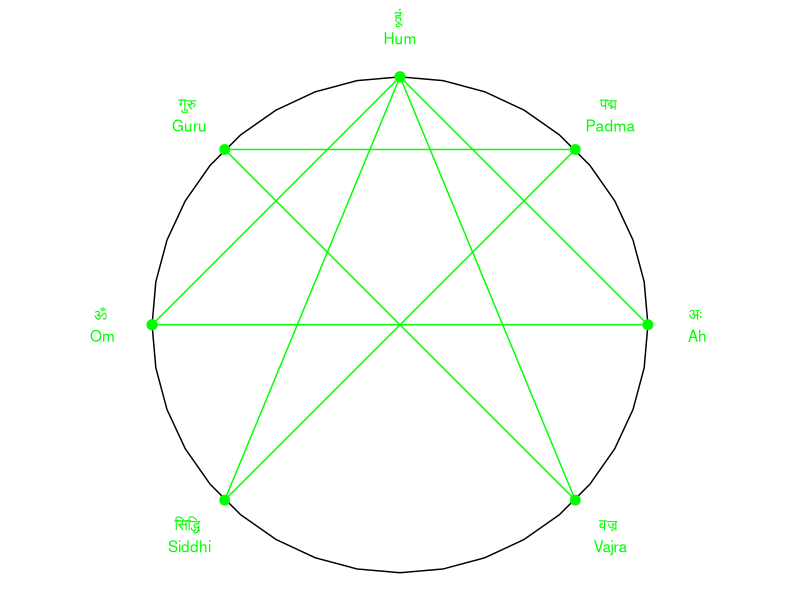
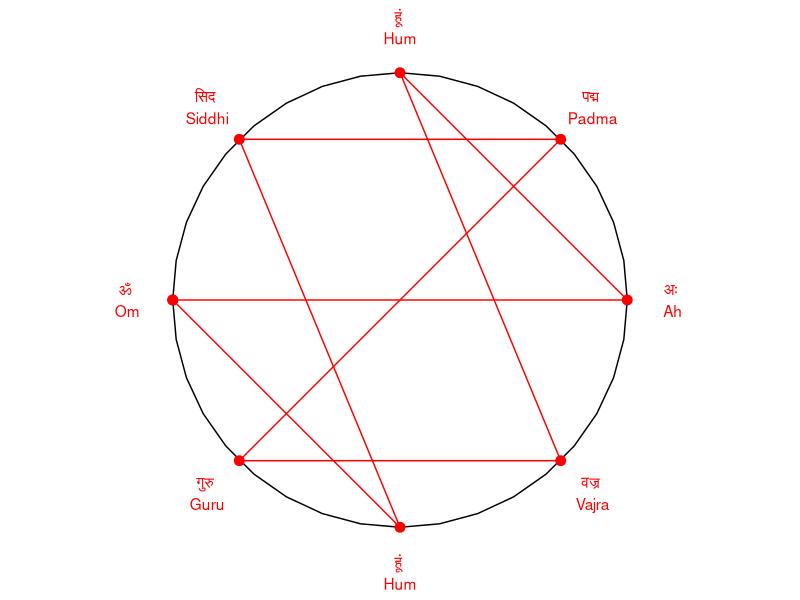
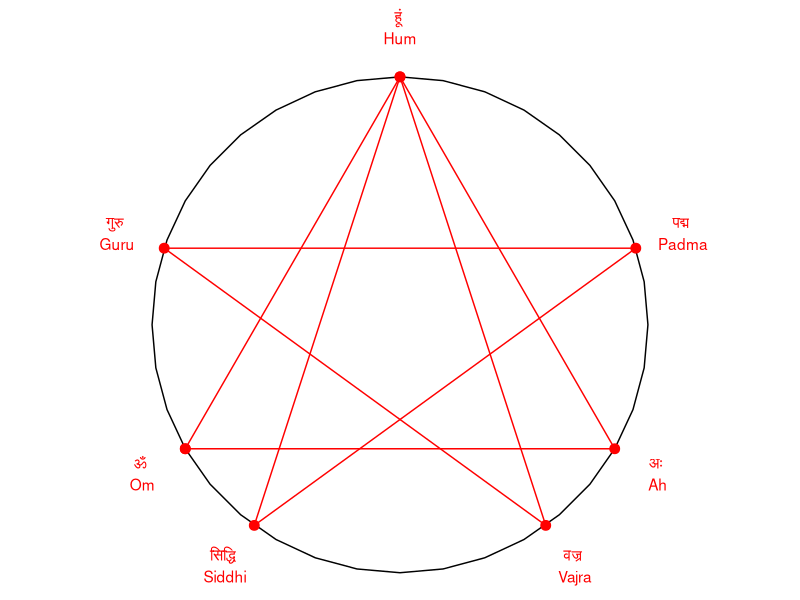

Recreate these plots in R, in order.
# https://github.com/gorodnichy/r101/blob/main/examples/mantra-circle.R

# This code draws a circle, then draws marks (dot and label beside the dot)
# on this circle, then connects using line previous dot in a list  to the next one in the list
# 0 degrees starts from point (0,1) going clockwise.
# These dots(marks) correspond to the words of "Om-ah-hum-vajra-guru-padma-siddhi-hum" mantra.

library(ggplot2)
library(data.table)

my_colour="green"
vajra_mantra_cicle <- function (my_colour="green", reflected=F, equalspacing=F) {

  # Create a data.table to store the information for each mark
  marks_data <- data.table(
    id = 1:9,
    label_eng = c("Om", "Ah", "Hum", "Vajra", "Guru", "Padma", "Siddhi", "", ""),
    label_san = c("ॐ", "अः", "हूं", "वज्र", "गुरु", "पद्म", "सिद्धि", "", ""),
    degrees = c(270, 90, 0, 135, 315, 45, 225, 0, 270)
  )

  if (reflected)
    marks_data <- data.table(
      id = 1:9,
      label_eng = c("Om", "Ah", "Hum", "Vajra", "Guru", "Padma", "Siddhi", "Hum", ""),
      label_san = c("ॐ", "अः", "हूं", "वज्र", "गुरु", "पद्म",       "सिद","हूं",""),
      degrees = c(270, 90, 0, 135, 225, 45, 315, 180, 270)
    )

  marks_data [, label :=   paste0(label_san, " \n", label_eng) ]

  d = 360 / 5
  if (equalspacing)
    marks_data$degrees = c(240, 120, 0, 2*d, 360-d, d, 3*d, 0, 240)

  offset=1.2

  # Function to calculate the coordinates on the circle based on degrees
  get_circle_coordinates <- function(degrees, radius = 1) {
    radians <- (90 - degrees) * pi / 180
    x <- radius * cos(radians)
    y <- radius * sin(radians)
    return(data.table(x = x, y = y))
  }

  # Calculate coordinates for each mark on the circle
  marks_data[, c("x", "y") := as.list(get_circle_coordinates(degrees))]

  # Create a data.table for circle points
  circle_points <- get_circle_coordinates(seq(0, 360, 10))

  # Create a ggplot with a circle and marks
  p <- ggplot() +
    coord_fixed() +
    theme(plot.margin = unit(rep(0, 4), "cm"))  + # Remove plot margins
    theme_void() +
    # Draw the circle
    geom_path(data = circle_points, aes(x, y), color = "black")

  # Add the marks as points and labels (positioned outside the circle)
  p <- p +
    geom_point(data = marks_data[1:9], aes(x, y), size = 3, color = my_colour) +
    geom_text(data = marks_data[1:9], aes(x = offset * x, y = offset * y, label = label), color = my_colour)

  # Add lines connecting the dots (excluding the last two)
  p <- p +
    geom_segment(
      data = marks_data[1:9],  # Exclude last two rows
      aes(x = x, y = y, xend = shift(x, type = "lead"), yend = shift(y, type = "lead")),
      color = my_colour
    )

  # # Connect dot 7 to dot 8 (which is 3)
  # p <- p +
  #   geom_segment(
  #     data = marks_data[c(7, 8)],
  #     aes(x = x, y = y, xend = x[1], yend = y[1]),
  #     color = my_colour
  #   )
  #
  # # Connect dot 8 (which is 3) to dot 9 (which is 1)
  # p <- p +
  #   geom_segment(
  #     data = marks_data[c(8, 9)],
  #     aes(x = x, y = y, xend = x[1], yend = y[1]),
  #     color = my_colour
  #   )

  print(p)


}
vajra_mantra_cicle()
vajra_mantra_cicle("red", reflected=T)
vajra_mantra_cicle("red", equalspacing = T)
